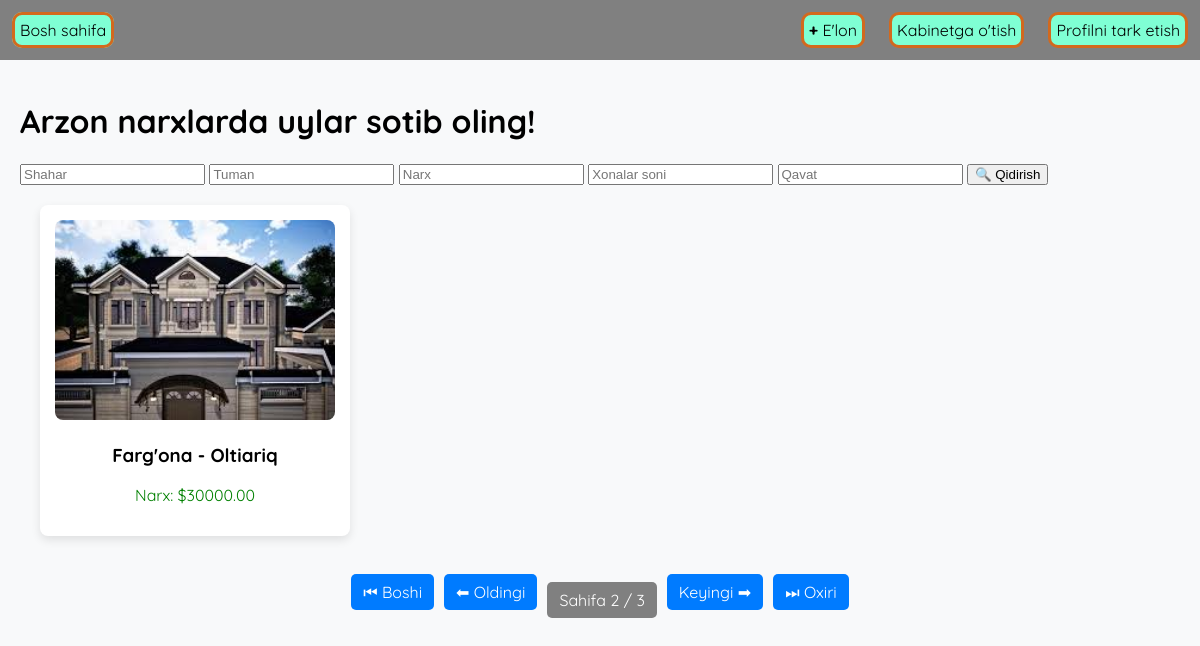
Page /home?page=2 (signed in) on the committed database.
### home/models.py (models this page shows, shortened)
class House(models.Model):
    user = models.ForeignKey(User, on_delete=models.CASCADE)
    city = models.CharField(max_length=200)
    district = models.CharField(max_length=200)
    street = models.CharField(max_length=200)
    company = models.CharField(max_length=200)
    floor = models.PositiveSmallIntegerField()
    area = models.DecimalField(max_digits=10, decimal_places=2)
    price = models.DecimalField(max_digits=15, decimal_places=2)
    rooms = models.PositiveIntegerField()
    description = models.TextField()
    created_date = models.DateTimeField(auto_now_add=True)
    updated_date = models.DateTimeField(auto_now=True)
    is_new = models.BooleanField(default=False)
    image = models.ImageField(upload_to='houses/', blank=True, null=True)
    class Meta:
        ordering = ['-created_date']
        verbose_name = 'house'

### home/views.py (the view)
# urls.py: 2. Add a URL to urlpatterns:  path('', Home.as_view(), name='home')
class Home(LoginRequiredMixin, View):
    login_url = 'login'
    def get(self, request):
        city = request.GET.get('city_')
        district = request.GET.get('district_')
        price = request.GET.get('price_')
        rooms = request.GET.get('rooms_')
        floor = request.GET.get('floor_')
        houses = House.objects.all()
        if city:
            houses = houses.filter(city__icontains=city)
        if district:
            houses = houses.filter(district__icontains=district)
        if price:
            houses = houses.filter(price__lte=price)
        if rooms:
            houses = houses.filter(rooms=rooms)
        if floor:
            houses = houses.filter(floor=floor)
        paginator = Paginator(houses, 1)
        page_number = request.GET.get('page')
        page_obj = paginator.get_page(page_number)
        return render(request, 'house/home.html', {'page_obj': page_obj})

### templates/house/home.html (shortened to what this page needs)
{% load static %}
<!DOCTYPE html>
<html lang="uz">
<head>
</head>
<body>
    <header>
        <nav>
            <div class="navigation">
                <div>
                    <a href="/">Bosh sahifa</a>
                </div>
                <div class="navigation">
                    <a href="{% url 'house-create' %}"><span style="font-weight: 900;">+</span> E'lon</a>
                    <a href="{% url 'dashboard' %}">Kabinetga o'tish</a>
                    <a href="{% url 'logout' %}">Profilni tark etish</a>
                </div>
            </div>
        </nav>
    </header>
    <div class="container">
        <h1>Arzon narxlarda uylar sotib oling!</h1>
        <form method="GET">
            <input type="search" name="city_" placeholder="Shahar">
            <input type="search" name="district_" placeholder="Tuman">
            <input type="search" name="price_" placeholder="Narx">
            <input type="search" name="rooms_" placeholder="Xonalar soni">
            <input type="search" name="floor_" placeholder="Qavat">
            <button type="submit">🔍 Qidirish</button>
        </form>
        <div class="container con">
            {% for house in page_obj %}
            <div class="house">
                <a href="{% url 'house-detail' house.id %}">
                    {% if house.image %}
                        <img src="{{ house.image.url }}" alt="Uy rasmi">
                    {% else %}
                        <img src="{% static 'default.png' %}" alt="house-image">
                    {% endif %}
                </a>
                <h3>{{ house.city }} - {{ house.district }}</h3>
                <p style="color: green;">Narx: ${{ house.price }}</p>
            </div>
            {% endfor %}
        </div>
        {% if page_obj.has_other_pages %}
        <ul class="pagination">
            {% if page_obj.has_previous %}
                <li><a href="?page=1">⏮ Boshi</a></li>
                <li><a href="?page={{ page_obj.previous_page_number }}">⬅ Oldingi</a></li>
            {% endif %}
            <li class="current">Sahifa {{ page_obj.number }} / {{ page_obj.paginator.num_pages }}</li>
            {% if page_obj.has_next %}
                <li><a href="?page={{ page_obj.next_page_number }}">Keyingi ➡</a></li>
                <li><a href="?page={{ page_obj.paginator.num_pages }}">⏭ Oxiri</a></li>
            {% endif %}
        </ul>
        {% endif %}
    </div>
</body>
</html>

### templates/house/home.html (style rules this page uses)
nav { margin: 0; padding: 0; }
:root { --dark: #3c393d; --primary: #007bff; --light-gray: #f8f9fa; }
.navigation { display: flex; justify-content: space-between; height: 60px; background-color: grey; align-items: center; }
.navigation a { background-color: aquamarine; text-decoration: none; margin: 8px 12px; color: black; border: 3px chocolate solid; border-radius: 10px; box-sizing: border-box; padding: 5px; }
body { background-color: var(--light-gray); font-family: "Quicksand", sans-serif; margin: 0; }
.container { max-width: 1200px; margin: auto; padding: 20px; }
.con { display: flex; justify-content: space-between; }
.house { background: white; padding: 15px; border-radius: 8px; box-shadow: 0 4px 10px rgba(0, 0, 0, 0.1); width: 280px; text-align: center; transition: transform 0.3s; }
.house img { width: 100%; border-radius: 8px; height: 200px; object-fit: cover; }
.pagination { display: flex; justify-content: center; list-style: none; padding: 10px; }
.pagination li { margin: 0 5px; }
.pagination a { padding: 8px 12px; border-radius: 5px; background: var(--primary); color: white; text-decoration: none; }
.pagination .current { padding: 8px 12px; border-radius: 5px; background: gray; color: white; }

### rows in the picture
House: image (picture), city "Farg'ona", district "Oltiariq", price "30000.00"

### other values in the picture
{{ page_obj.number }} "2"
{{ page_obj.paginator.num_pages }} "3"
